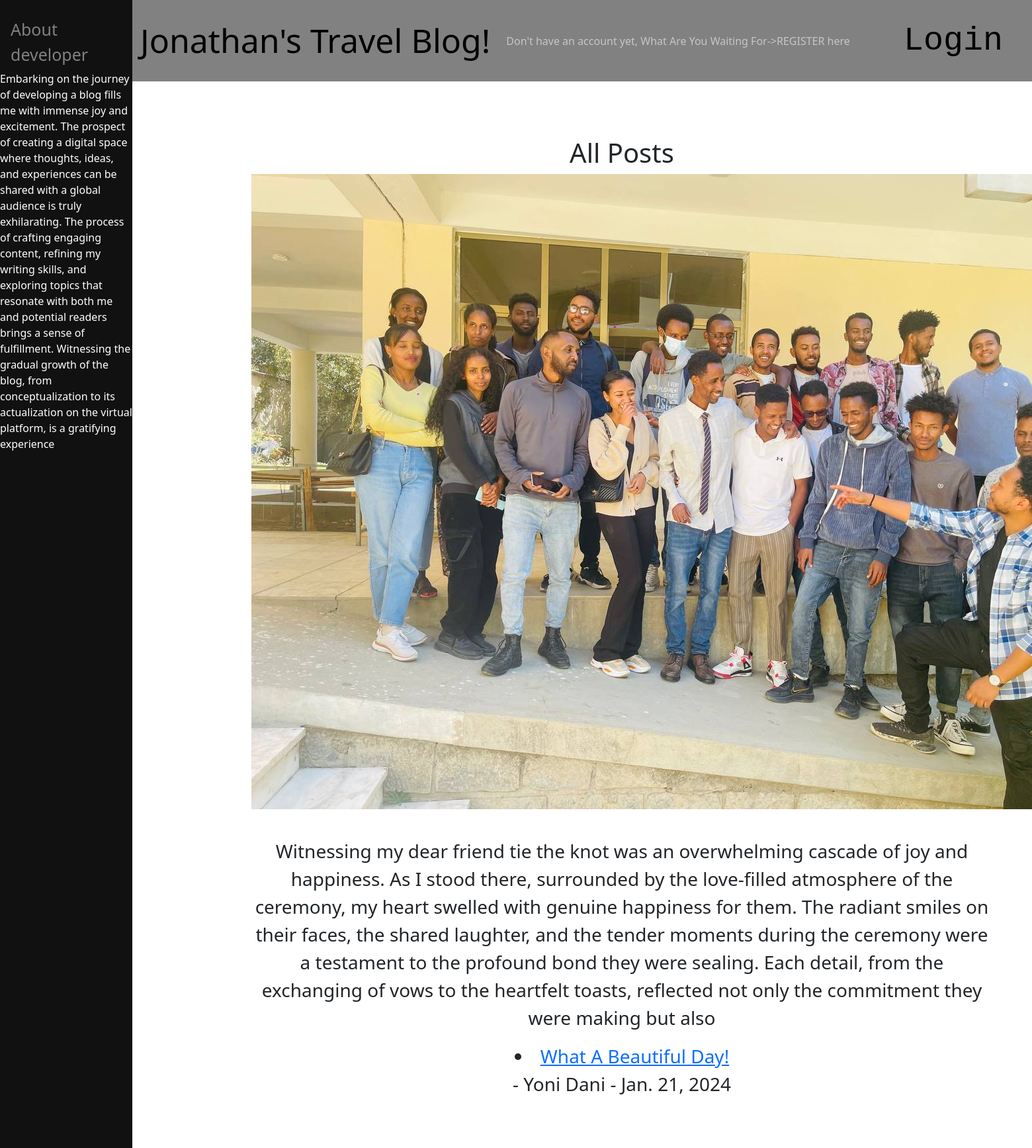
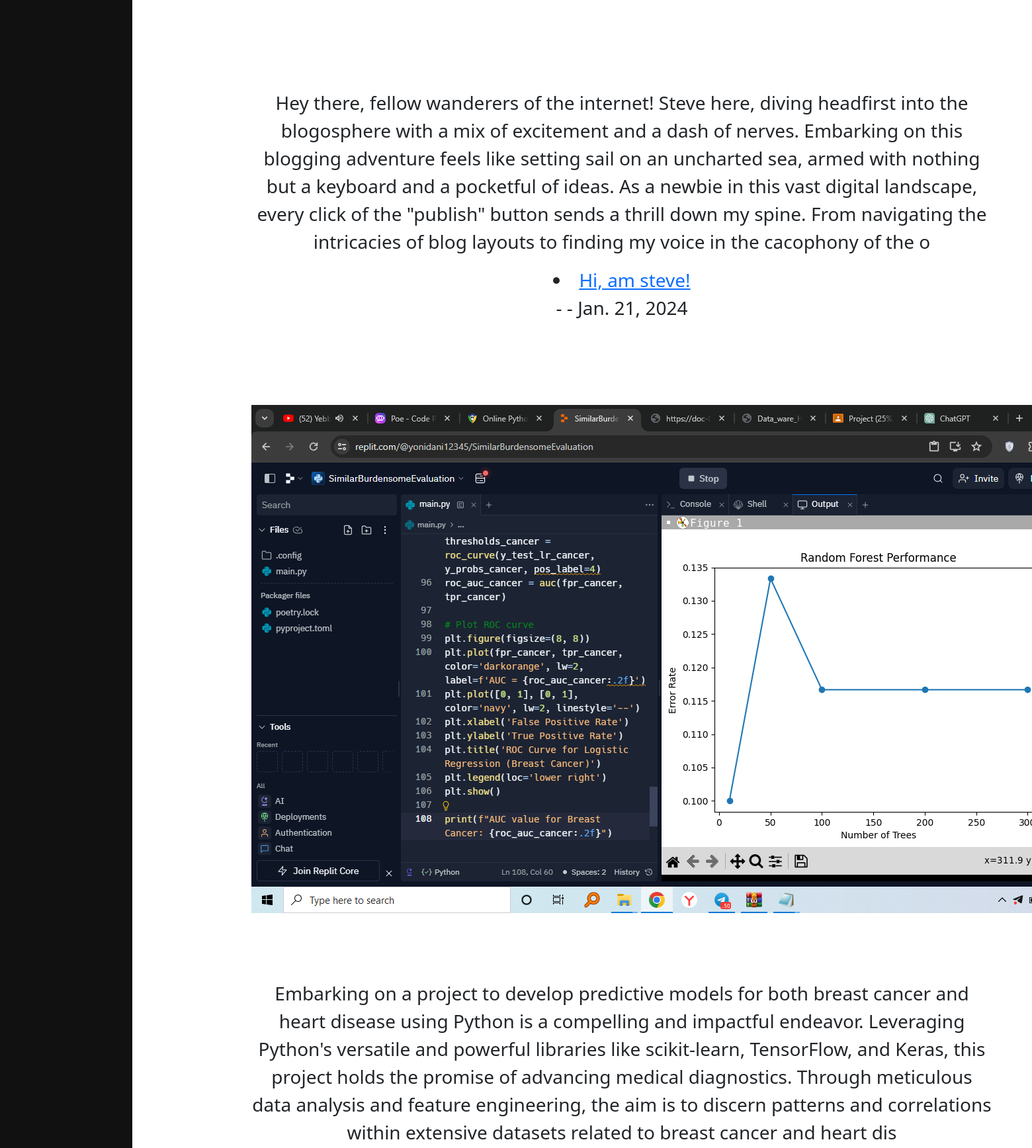
The page / (upper part) on the database its author committed (2 pictures, top to bottom).
### blog/models.py (models this page shows, shortened)
class Post(models.Model):
    title = models.CharField(max_length=255)
    header_image = models.ImageField(null=True, blank=True, upload_to="images/")
    title_tag = models.CharField(max_length=255)
    author = models.ForeignKey(User, on_delete=models.CASCADE)
    body = RichTextField(blank=True, null=True)
    post_date = models.DateField(auto_now_add=True)

### blog/views.py (the view)
# urls.py: path('', Home.as_view(), name="home"),
class Home(ListView):
    model = Post
    template_name = "home.html"
    ordering = ['-post_date']

### blog/templates/home.html (shortened to what this page needs)
{% extends 'base.html' %}
{% block content %}
<h1>All Posts </h1>
 <div class="inthecenter">
{% for post in object_list %}
{% if post.header_image %}
<a href="{% url 'article_detail' post.pk %}">
<img  text-align="left"; src="{{ post.header_image.url }}" ></a>
{% endif %}</br></br>
{{ post.body|slice:":500"|safe }}</small>
<li><a href="{% url 'article_detail' post.pk %}">{{post.title}}</a></li>
- {{post.author.first_name}}
    {{post.author.last_name}} - {{ post.post_date }}
 <div class="item item-{{ post.pk }}">
    {% endfor%}
</div>
</div>
<body>
  </body>
{% endblock %}

### blog/templates/base.html (shortened to what this page needs)
 <!doctype html>
<html lang="en">
  <head>
    <link href="https://cdn.jsdelivr.net/npm/bootstrap@5.0.2/dist/css/bootstrap.min.css" rel="stylesheet">
  </head>
<div class="sidenav">
  <a href="#about">About developer</a>
  <p style="color:white ">
Embarking on the journey of developing a blog fills me with immense joy and excitement. The prospect of creating a digital space where thoughts, ideas, and experiences can be shared with a global audience is truly exhilarating. The process of crafting engaging content, refining my writing skills, and exploring topics that resonate with both me and potential readers brings a sense of fulfillment. Witnessing the gradual growth of the blog, from conceptualization to its actualization on the virtual platform, is a gratifying experience </p>
</div>
  <body>
  <nav class="navbar navbar-expand-lg navbar-dark" style="background-color: #818181;">
  <div class="container-fluid" style="margin-left: 200px;">
    <a style="font-size:50px; color:black;" class="navbar-brand" href="{% url 'home' %}">Jonathan's Travel Blog!</a>
    <div class="collapse navbar-collapse" id="navbarSupportedContent">
      <ul class="navbar-nav me-auto mb-2 mb-lg-0">
        {% if user.is_authenticated %}
         <li class="nav-item">
          <a class="nav-link active" aria-current="page" href="{% url 'add_post' %}">Do you want to post? JUST CLICK HERE!</a>
        <li class="nav-item">
           </ul>
    <p style="font-size:40px">&#128075;</p>
      <p style="color:lightblue;">Hope you enjoy the blog Doctor!</p>
       </li>
        </li>
         <li class="nav-link" >
          <a class="nav-link " style="color: black; font-size:15px" href="{% url 'edit_profile' %}"><b>Edit Profile</b></a>
          </li>
          </li>
         <li class="nav-link">
          <a class="nav-link " style="color: black; font-size:15px" href="{% url 'logout' %}"><b>Logout</b></a>
          </li>
        {%else %}
         <li class="Register">
          <a class="nav-link " aria-current="page" href="{% url 'register' %}">Don't have an account yet, What Are You Waiting For->REGISTER here</a>
        </li>
      </ul>
        <li class="nav-link">
          <a style="font-size:50px; color: black; font-family: Courier" class="nav-link " aria-current="page" href="{% url 'login' %}">Login</a>
        </li>
        {% endif %}
    </div>
  </div>
</nav>
  <br/>
   <div class="main">
    {% block content %}
  {% endblock %}
 <body>
 </body>
</html>

### blog/templates/base.html (style rules this page uses)
h1 { text-align: center; }
.inthecenter { text-align: center; }
.container-fluid { margin-left: 20px; }
.sidenav { height: 100%; width: 200px; position: fixed; z-index: 1; top: 0; left: 0; background-color: #111; overflow-x: hidden; padding-top: 20px; }
.sidenav a { padding: 6px 8px 6px 16px; text-decoration: none; font-size: 25px; color: #818181; display: block; }
.main { margin-left: 320px; font-size: 28px; padding: 0px 30px; }
.main { padding: 60px; margin-bottom: 30px; }

### rows shown on the page
Post: header_image (picture), body "Witnessing my dear friend tie the knot was an overwhelming cascade of joy and happiness. As I stood there, surrounded by the love-filled atmosphere of the ceremony, my heart swelled with genuine happiness for them. The radiant smiles on their faces, the shared laughter, and the tender moments during the ceremony were a testament to the profound bond they were sealing. Each detail, from the exchanging of vows to the heartfelt toasts, reflected not only the commitment they were making but also", title "What A Beautiful Day!", author.first_name "Yoni", author.last_name "Dani", post_date "Jan. 21, 2024"
Post: body "Hey there, fellow wanderers of the internet! Steve here, diving headfirst into the blogosphere with a mix of excitement and a dash of nerves. Embarking on this blogging adventure feels like setting sail on an uncharted sea, armed with nothing but a keyboard and a pocketful of ideas. As a newbie in this vast digital landscape, every click of the \"publish\" button sends a thrill down my spine. From navigating the intricacies of blog layouts to finding my voice in the cacophony of the o", title "Hi, am steve!", post_date "Jan. 21, 2024"
Post: header_image (picture), body "Embarking on a project to develop predictive models for both breast cancer and heart disease using Python is a compelling and impactful endeavor. Leveraging Python's versatile and powerful libraries like scikit-learn, TensorFlow, and Keras, this project holds the promise of advancing medical diagnostics. Through meticulous data analysis and feature engineering, the aim is to discern patterns and correlations within extensive datasets related to breast cancer and heart dis"
